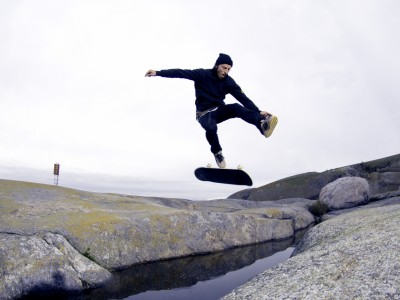
%> input picture Seam Carving Image Resizing/testImg1.jpg, 400 x 300 px
$ octave --eval "mainFunction;"   (GNU Octave 9; MATLAB toolbox functions it lacks are replaced by stand-ins)
%> lines starting %> are read from the running program, lines starting %| are printed output that depends on the picture


function mainFunction
%choose the testing image
originalImg=imread('testImg1.jpg');
%> originalImg is the input picture: size 300x400x3 uint8; mean R, G, B 186.3, 185.4, 191.1
% [4 lines of commented-out code are left out]

newRows = 350;
newColumns = 280;
originalImg=double(originalImg)/255;
%> originalImg: size 300x400x3 double
[rows columns dimention]=size(originalImg);
%> rows = 300; columns = 400; dimention = 3
resizeImg=originalImg;
%
%-----------------------Demonstration Purpose------------------------------


%find gradient image of luminance channel
gradientImg=sobelGradient(resizeImg);

    figure(2)
    imshow(gradientImg)

%finds seam calculation image
seamImg=seamMapping(gradientImg);
    figure(4)
    imshow(seamImg,[min(seamImg(:)) max(seamImg(:))])

% Finds seam
SeamVector=vectorizedSeam(seamImg);

%plot image with superimposed seam
SeamedImg=superimposedSeam(gradientImg,SeamVector);
    figure(5)
    imshow(SeamedImg,[min(SeamedImg(:)) max(SeamedImg(:))])

%remove seam
SeamCutImg=removeSeam(resizeImg,SeamVector);

    figure(6)
    imshow(SeamCutImg)

%}

%to identify of how many vertical or horizontal seam needs to be
%removed or added :
Rcols = columns-newColumns;
Rrows = rows-newRows;

if Rcols>0 % remove the vertical seams
    clear X
    %find a set of seam mapping from gradient, to be removed from the image
    X=seamRemovalMapping(resizeImg,Rcols);
    %remove the column that contains seam,then merge it .
    resizeImg=removeSeam(resizeImg,X);
    [rows columns dimention]=size(resizeImg);
elseif Rcols<0 %adding vertical seams
    clear X
    %find a set of seam mapping from gradient, to be added to the image
    X=seamRemovalMapping(resizeImg,abs(Rcols));
    %find the column that needs to be added with the seam,then merge it.
    resizeImg=mergeSeam(resizeImg,X);
    [rows columns dimention]=size(resizeImg);
end

if Rrows>0  %remove horizontal seams
    clear X
    %inverse rotated the image
    Y=permute(resizeImg,[2,1,3]);
    %find a set of seam mapping from inverse rotated image gradient,
    %to be removed from the image
    X=seamRemovalMapping(Y,Rrows);
    %find the column that needs to be removed with the seam,
    %then merge it and reverse the rotation.
    resizeImg=permute(removeSeam(Y,X),[2,1,3]);
    [rows columns dimention]=size(resizeImg);
elseif Rrows<0  %adding horizontal seams
    clear X
    %inverse rotated the image
    Y=permute(resizeImg,[2,1,3]);
    %find a set of seam mapping from inverse rotated image gradient,
    %to be removed from the image
    X=seamRemovalMapping(Y,abs(Rrows));
    %find the column that needs to be added with the seam,
    %then merge it and reverse the rotation.
    resizeImg=permute(mergeSeam(Y,X),[2,1,3]);
    seamImg=seamMapping(resizeImg);
    [rows columns dimention]=size(resizeImg);
end

figure,imshow(resizeImg);
figure,imshow(originalImg);


%------------------------Functions Implementation--------------------------

%find the energy-map using sobel operator
function imageGradient=sobelGradient(image)
%get the rows,colums,and dimention of the image
[rows columns dimention]=size(image);
%> rows = 300; columns = 400; dimention = 3
%sobel operator is selected to calculate gradient image
Grd=[ -1 -2 -1;
       0  0  0;
       1  2  1];

%create 0 vectors with image vectors size(rows and colums)
imageGradient=zeros(rows,columns);
for i=1:dimention
    %compute central part of convolution of the same size image
    %with the sobel operator(Horizontal)
    horizontalGrad(:,:,i)=conv2(image(:,:,i),Grd,'same');
    %comput central part of convolution of the same size image
    %with the sobel operator(Vertically/transposed)
    verticalGrad(:,:,i)=conv2(image(:,:,i),Grd.','same');
    %find the sum of absolute horizontal and vertical gradient
    gradients(:,:,i)=abs(horizontalGrad(:,:,i))+abs(verticalGrad(:,:,i));
end
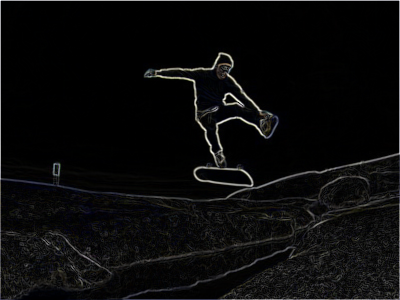
%> gradients: size 300x400x3 double; mean R, G, B 0.251, 0.25, 0.253; drawn with min black and max white
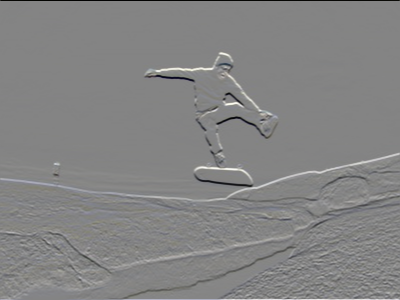
%> horizontalGrad: size 300x400x3 double; mean R, G, B 0.00795, 0.0079, 0.00741; drawn with min black and max white
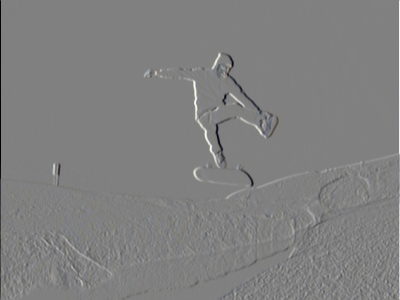
%> verticalGrad: size 300x400x3 double; mean R, G, B 0.000728, 0.000678, 0.000456; drawn with min black and max white
imageGradient=1/dimention*sum(gradients,3); %find average gradient magnitude image for RGB image
%> in mainFunction, `imshow(gradientImg)`:
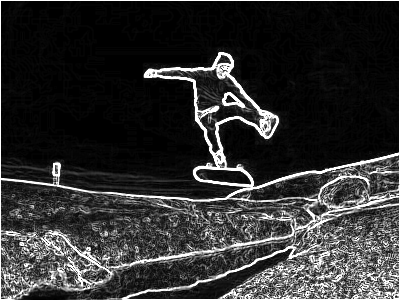
%> displayed picture: size 300x400, on the screen's scale of 0 to 255; min 0, max 255, mean 48.2

%find the seam mapping of the gradient image
function seamMap=seamMapping(gradientImage)

%get the rows,colums,and dimention of the gradient image
[rows columns]=size(gradientImage);

%create 0 vectors with image vectors size(rows and colums)
seamMap=zeros(rows,columns);
seamMap(1,:)=gradientImage(1,:);
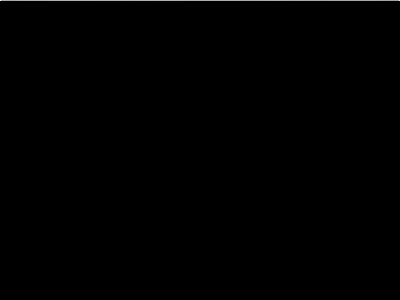
%> seamMap: size 300x400 double; min 0, max 5.75, mean 0.013; drawn with min black and max white

%in order to finds te seam map, indexing are integrated as below,
%given that the i are rows and j are the columns :
%[(i-1,j-1) (i-1,j) (i-1,j+1)]
%[(i,j-1) (i,j) (i,j+1)]
%[(i+1,j-1) (i+1,j) (i+1,j+1)]
for i=2:rows
    for j=1:columns
        if j-1<1
            seamMap(i,j)= gradientImage(i,j)+min([seamMap(i-1,j),seamMap(i-1,j+1)]);
        elseif j+1>columns

            seamMap(i,j)= gradientImage(i,j)+min([seamMap(i-1,j-1),seamMap(i-1,j)]);
        else

            seamMap(i,j)= gradientImage(i,j)+min([seamMap(i-1,j-1),seamMap(i-1,j),seamMap(i-1,j+1)]);
        end
    end
end
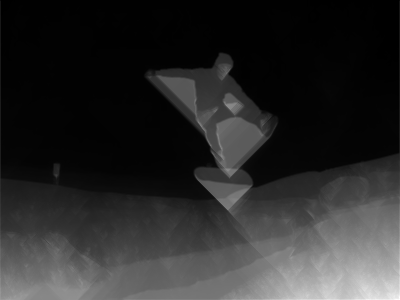
%> seamMap: size 300x400 double; min 3.68, max 47.96, mean 11.1; drawn with min black and max white

%returns vectors for the pixel to be removed from mapped seam images
function SeamVector=vectorizedSeam(mappedSeamImg);

%each 'j' of seamVector represents column value to be removed from row 'i'
[rows columns]=size(mappedSeamImg);
for i=rows:-1:1
    if i==rows
         %find the minimum value of last row
        [value, j]=min(mappedSeamImg(rows,:));
    else    %to overcome boundary issues
        if SeamVector(i+1)==1
            Vector=[Inf mappedSeamImg(i,SeamVector(i+1)) ...
                    mappedSeamImg(i,SeamVector(i+1)+1)];
        elseif SeamVector(i+1)==columns
            Vector=[mappedSeamImg(i,SeamVector(i+1)-1) ...
                    mappedSeamImg(i,SeamVector(i+1)) Inf];
        else
            Vector=[mappedSeamImg(i,SeamVector(i+1)-1) ...
                    mappedSeamImg(i,SeamVector(i+1)) ...
                    mappedSeamImg(i,SeamVector(i+1)+1)];
        end
        %find minimum index and value of 3 neighboring pixels in previous rows.
        [Value Index]=min(Vector);
        IndexIncrement=Index-2;
        j=SeamVector(i+1)+IndexIncrement;
    end
    SeamVector(i,1)=j;
end
%> this loop made 300 passes
%> (Vector, Value, Index, IndexIncrement, j) on passes 2 to 13: ([23.3 23.02 22.93], 22.93, 3, 1, 120), ([22.79 22.58 22.54], 22.54, 3, 1, 121), ([22.57 22.53 22.49], 22.49, 3, 1, 122), ([22.42 22.42 22.43], 22.42, 2, 0, 122), ([22.4 22.33 22.33], 22.33, 2, 0, 122), ([22.3 22.25 22.24], 22.24, 3, 1, 123), ([22.24 22.16 22.18], 22.16, 2, 0, 123), ([22.16 22.14 22.15], 22.14, 2, 0, 123), ([22.11 22.1 22.11], 22.1, 2, 0, 123), ([22.12 22.06 22.09], 22.06, 2, 0, 123), ([22.13 21.99 21.99], 21.99, 2, 0, 123), ([21.93 21.88 21.85], 21.85, 3, 1, 124)
%> (value, j) on pass 1: (23.33, 119)
%> after the loop, SeamVector = 300 values, max 162 at index 100, min 80 at index 9, mean 132.9; Value = 3.97; Vector = [3.98 3.97 3.97]; j = 82

%to find ordered set of vertical seams map,
%that are removed from image and return them in an array,
%given the columns or rows number in array suits to the seam to be removed
function seamVectors=seamRemovalMapping(image,vectors);

[rows columns dimention]=size(image);

E=sobelGradient(image);    %Finds the gradient image

for i=1:min(vectors,columns-1)

    %find "energy map" image used for seam calculation given the gradient image
    S=seamMapping(E);

    %find seam vector given input "energy map" seam calculation image
    seamVectors(:,i)=vectorizedSeam(S);

    %remove seam from image
    image=removeSeam(image,seamVectors(:,i));
    E=removeSeam(E,seamVectors(:,i));

    %updates size of image
    [rows columns dimention]=size(image);
end

%take input image and seamVector vectors to remove the seams by
%finding the pixels that contained the seams
function image=removeSeam(image,seamVector)

% Each col of seamVector must be a single seam.
[rows columns dimention]=size(image);
[sVectorRows sVectorColumns sVectorDimentions]=size(seamVector);

%to check the image and seamVector,if there is a dimension mismatch
if rows~=sVectorRows
    error('image and seamVector rows mismatch');
end

for k=1:sVectorColumns %loops through the set of seams
    for i=1:dimention  %if the image is RGB,go through each channel
        for j=1:rows %go through each row in image
            if seamVector(j,k)==1
                removeImg(j,:,i)=[image(j,2:columns,i)];
            elseif seamVector(j,k)==columns
                removeImg(j,:,i)=[image(j,1:columns-1,i)];
            else
                removeImg(j,:,i)=[image(j,1:seamVector(j,k)-1,i)...
                    image(j,seamVector(j,k)+1:columns,i)];
            end
        end
    end
    image=removeImg;
    clear removeImg
    [rows columns dimention]=size(image);
end


%for display purpose,this function to see the superimposed line of the seam
function image=superimposedSeam(image,seamVector)
% superimposedSeam takes as input an image and the seamVector array and produces
% an image with the seam line superimposed upon the input image, image, for
% display purposes.

values=1.5*max(image(:));
%> values = 8.62
for i=1:size(seamVector,1)
    image(i,seamVector(i))=values;
end
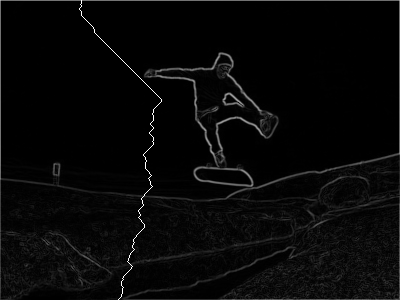
%> image: size 300x400 double; min 0, max 8.62, mean 0.273; drawn with min black and max white

%takes an input image and seamVector to add seams of interpolated pixels by
%finding the pixels of the seam
function image=mergeSeam(image,SeamVector)

[rows columns dimention]=size(image);
[sVectorRows sVectorColomns sVectorDimention]=size(SeamVector);

if rows~=sVectorRows
    error('SeamVector and image dimension mismatch');
end

for k=1:sVectorColomns %loops through the set of seams
    for i=1:dimention %if the image is RGB,go through each channel
        for j=1:rows %go through each row in image
            if SeamVector(j,k)==1
                mergeImg(j,:,i)=[image(j,1,i) image(j,1:columns,i)];
            elseif SeamVector(j,k)==columns
                mergeImg(j,:,i)=[image(j,1:columns,i) image(j,columns,i)];
            else
                mergeImg(j,:,i)=[image(j,1:SeamVector(j,k),i)...
                    1/2*(image(j,SeamVector(j,k),i)...
                    +image(j,SeamVector(j,k)+1,i))...
                    image(j,SeamVector(j,k)+1:columns,i)];
            end
        end
    end
    image=mergeImg;
    clear mergeImg
    [rows columns dimention]=size(image);
end
%> (the run ends here)
